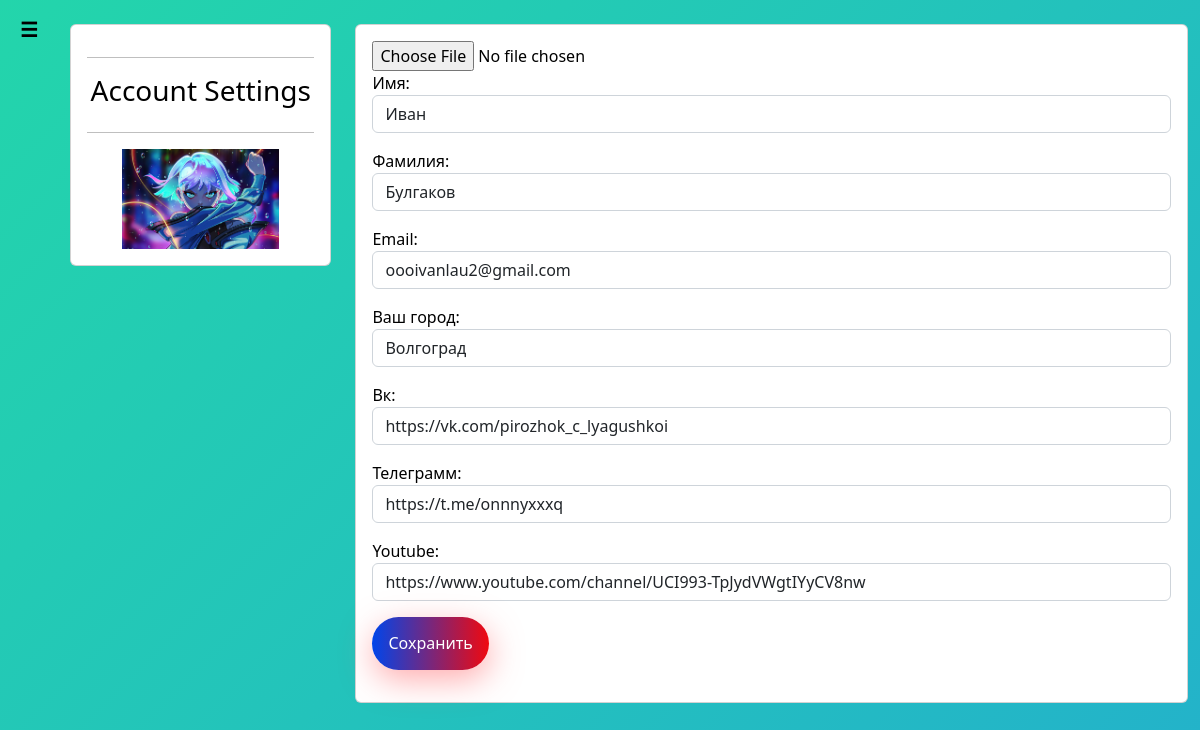
Page /tasks/profile/ (signed in) on the committed database.
### tasks_app_user/models.py (models this page shows, shortened)
class Profile(models.Model):
    user = models.OneToOneField(User, null=True, blank=True, on_delete=models.CASCADE)
    first_name = models.CharField(max_length=100)
    last_name = models.CharField(max_length=100)
    email = models.EmailField()
    telegram_url = models.URLField(blank=True, null=True)
    youtube_url = models.URLField(blank=True, null=True)
    vk_url = models.URLField(blank=True, null=True)
    profile_picture = models.ImageField("Изображения", default="profile_pictures/default_profile_picture.jpg",
                                        null=True,
                                        blank=True, upload_to='media/profile_pictures')
    city = models.CharField(max_length=100)

### tasks_app_user/views.py (the view)
# urls.py: path('profile/', views.profile, name='profile'),
@login_required
def profile(request):
    user = request.user
    profile = user.profile if hasattr(user, 'profile') else None  # Проверяем наличие профиля
    if request.method == 'POST':
        form = ProfileForm(request.POST, request.FILES, instance=profile)
        if form.is_valid():
            form.save()
            return redirect('user_home')
    else:
        form = ProfileForm(instance=profile, user=user)  # Передача пользователя в форму
    context = {'form': form}
    return render(request, 'tasks_app_user/profile.html', context)

### tasks_app_user/templates/tasks_app_user/profile.html (shortened to what this page needs)
{% extends 'tasks_app/layout.html' %}
{% block content %}
<br>
<div class="row">
    <div class="col-md-3">
        <div class="card card-body">
            <hr>
            <h3 style="text-align: center">Account Settings</h3>
            <hr>
            <img class="profile-pic" id="preview" src="{{ request.user.profile.profile_picture.url }}">
        </div>
    </div>
    <div class="col-md-9">
        <div class="card card-body">
            <form method="POST" enctype="multipart/form-data">
                <input type="file" id="fileInput" name="profile_picture" accept="image/*" onchange="previewImage()">
                <p>Имя: {{ form.first_name }}</p>
                <p>Фамилия: {{ form.last_name }}</p>
                <p>Email: {{ form.email }}</p>
                <p>Ваш город: {{ form.city }}</p>
                <p>Вк: {{ form.vk_url }}</p>
                <p>Телеграмм: {{ form.telegram_url }}</p>
                <p>Youtube: {{ form.youtube_url }}</p>
                <button class='color-btn' type="submit">Сохранить</button>
            </form>
        </div>
    </div>
</div>
{% endblock %}

### tasks_app/static/tasks_app/css/tasks_app.css (style rules this page uses)
html, body { width: 100%; height:100%; }
body { background: linear-gradient(-45deg, #ee7752, #e73c7e, #23a6d5, #23d5ab); background-size: 400% 400%; animation: gradient 15s ease infinite; }
body { background-color: var(--var-bgcolor); color: var(--var-fontcolor); }
.card { background-color: var(--var-bgcolor); color: var(--var-fontcolor); }
:root { --var-bgcolor: #fff; --var-fontcolor: #000; }

### tasks_app_user/templates/tasks_app_user/profile.html (style rules this page uses)
.profile-pic { max-width: 157px; max-height: 200px; margin: auto; width: 400; height: auto; }
.color-btn { border: none; outline: none; background: linear-gradient(90deg, #0045ea, #f0090f); padding: 0.9rem 1rem; border-radius: 50px; color: white; font-size: 1.0rem; box-shadow: 1px 10px 2rem rgba(255, 94, 98, 0.5); transition: all 0.2s ease-in; text-decoration: none; }

### rows in the picture
Profile: first_name "Иван", last_name "Булгаков", email "oooivanlau2@gmail.com", city "Волгоград", vk_url "https://vk.com/pirozhok_c_lyagushkoi", telegram_url "https://t.me/onnnyxxxq", youtube_url "https://www.youtube.com/channel/UCI993-TpJydVWgtIYyCV8nw"
